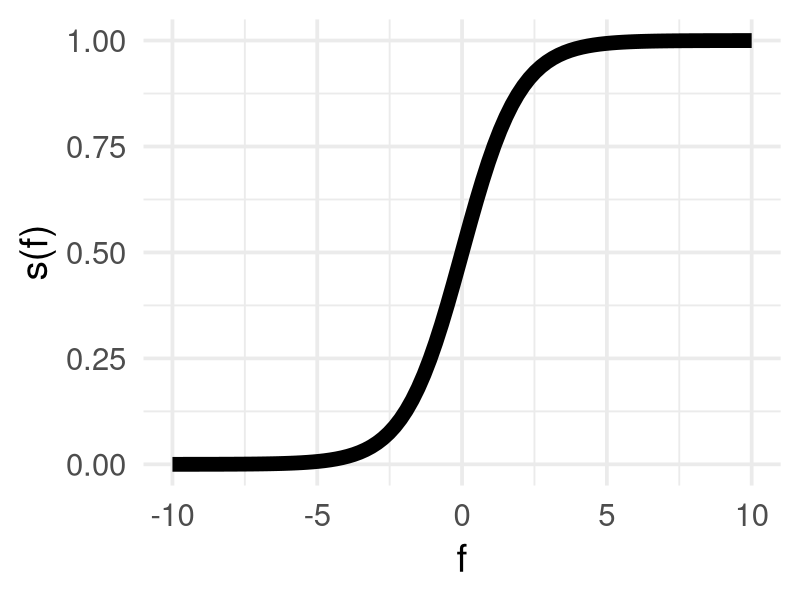
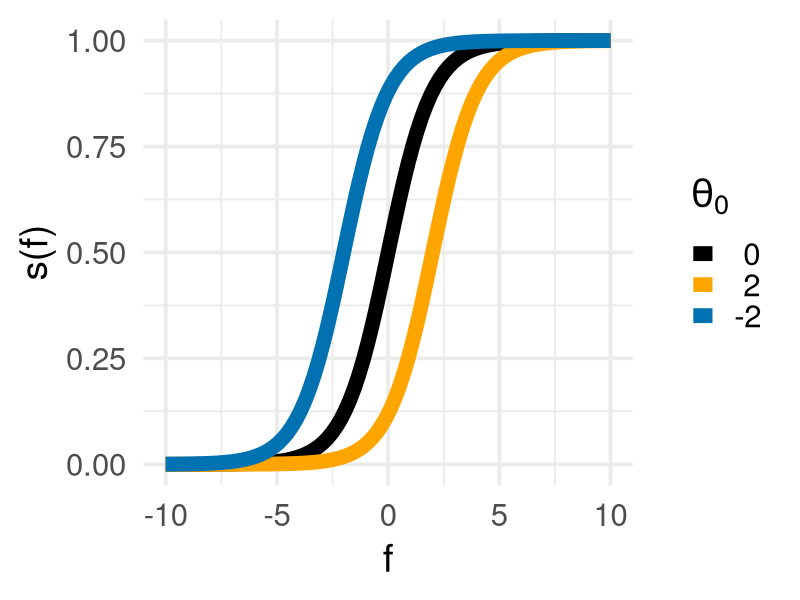
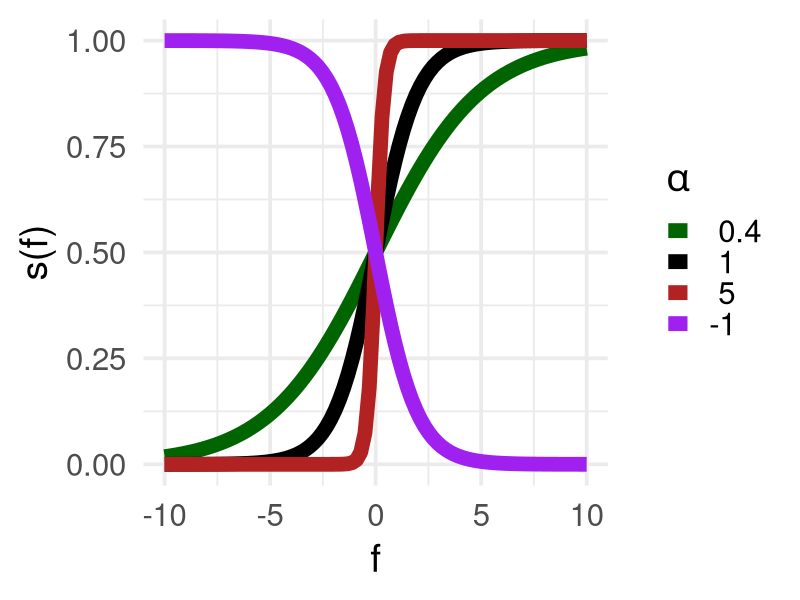
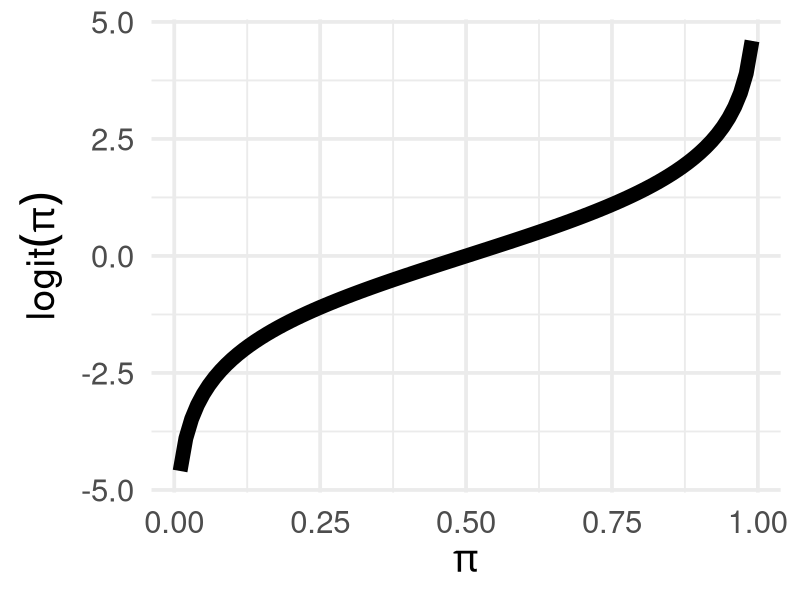
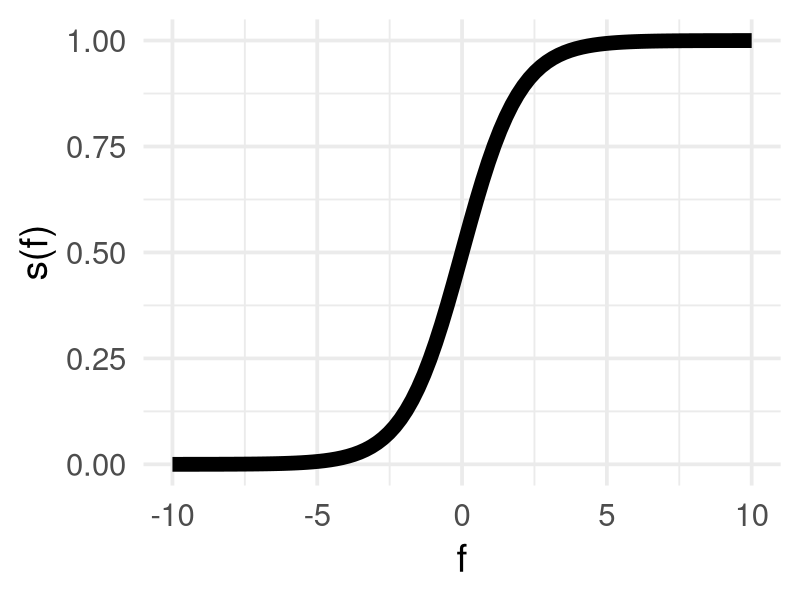
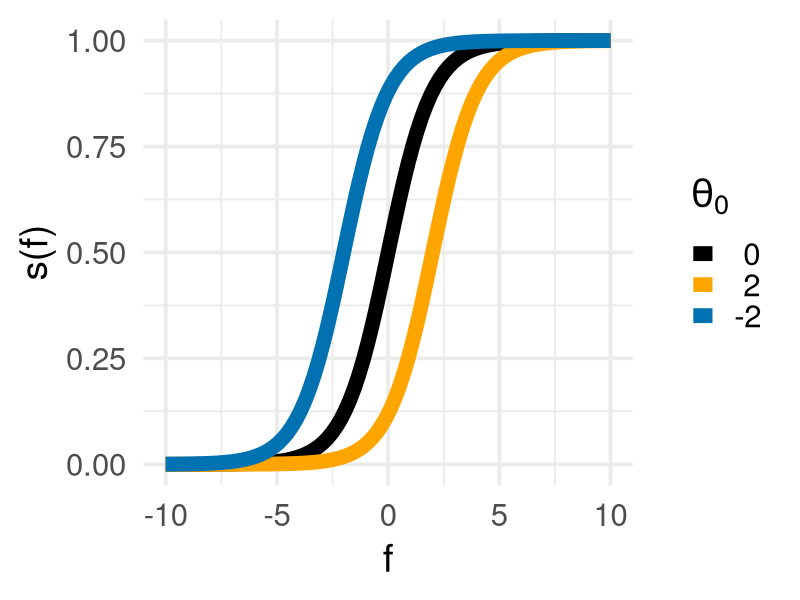
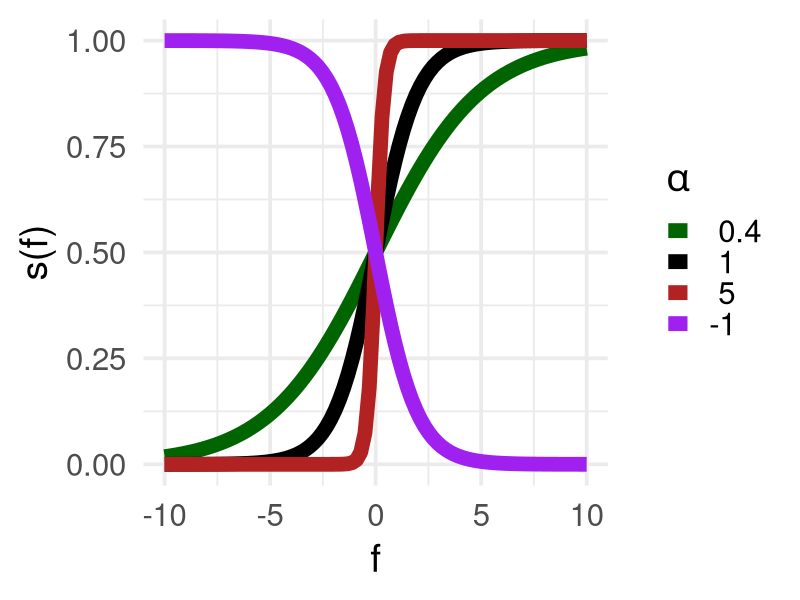
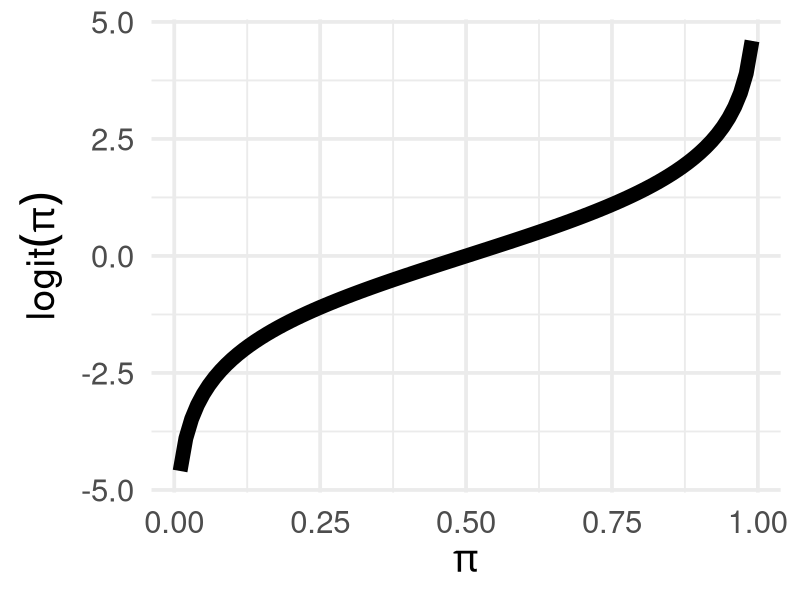

Write R code to recreate these figures, in order.
# goal here is to create clean visualizations for the logistic function / logits for the logistic regression chunk
library(ggplot2)

# OPTIONS
plot_width <- 15
plot_height <- 5
plot_dpi <- 300
line_size <- 5
base_size <- 28

color_palette <- c(" 0" = "black", " 2" = "orange", "-2" = "#0072B2", 
                   " 0.4" = "darkgreen", " 5  " = "firebrick", "-1  " = "purple", " 1  " = "black")


# DEFINITIONS
logistic <- function(x) { 1 / (1 + exp(-x)) }
logistic_shifted <- function(x, shift) { 1 / (1 + exp(-(x - shift))) }
logistic_scaled <- function(x, slope) { 1 / (1 + exp(-slope * x)) }
logit <- function(y) { log(y / (1 - y)) }

# PLOTTING DATA
x <- seq(-10, 10, length.out = 100)
y <- seq(0.01, 0.99, length.out = 100)  # To avoid logit issues at 0 and 1

# plot 1: standard logistic function
data_logistic <- data.frame(x = x, y = logistic(x))
p1 <- ggplot(data_logistic, aes(x, y)) +
  geom_line(linewidth = line_size, color = "black") +
  labs(x = "f", y = "s(f)") +
  theme_minimal(base_size = base_size)
p1

# plot 2: shifted logistic function
data_shifted <- data.frame(
  x = rep(x, 3),
  y = c(logistic_shifted(x, 2), logistic_shifted(x, -2), logistic(x)),
  theta = rep(c(" 2", "-2", " 0"), each = length(x))
)

p2 <- ggplot(data_shifted, aes(x, y, color = theta)) +
  geom_line(linewidth = line_size) +
  scale_color_manual(values = color_palette) +
  labs(x = "f", y = "s(f)", color = expression(theta[0])) +
  theme_minimal(base_size = base_size)
p2

data_scaled <- data.frame(
  x = rep(x, 4),
  y = c(logistic_scaled(x, 0.4), logistic_scaled(x, 5), logistic(x), logistic_scaled(x, -1)),
  Slope = rep(c(" 0.4", " 5  ", " 1  ", "-1  "), each = length(x))
)

p3 <- ggplot(data_scaled, aes(x, y, color = Slope)) +
  geom_line(linewidth = line_size) +
  scale_color_manual(values = color_palette) +
  labs(x = "f", y = "s(f)", color = expression(alpha)) +
  theme_minimal(base_size = base_size)
p3


# plot 4: logit
data_logit <- data.frame(y = y, logit_y = logit(y))
p4 <- ggplot(data_logit, aes(y, logit_y)) +
  geom_line(linewidth = line_size) +
  labs(x = expression(pi), y = expression(logit(pi))) +
  theme_minimal(base_size = base_size)
p4

# SAVE PLOTS
plots <- list(p1, p2, p3, p4)
plot_titles <- c("../figure/logistic_function.png", "../figure/logistic_shifted.png", "../figure/logistic_scaled.png", "../figure/logit_function.png")

for (i in 1:4) {
  ggsave(plot_titles[i], plot = plots[[i]], width = plot_width, height = plot_height, dpi = plot_dpi)
}
